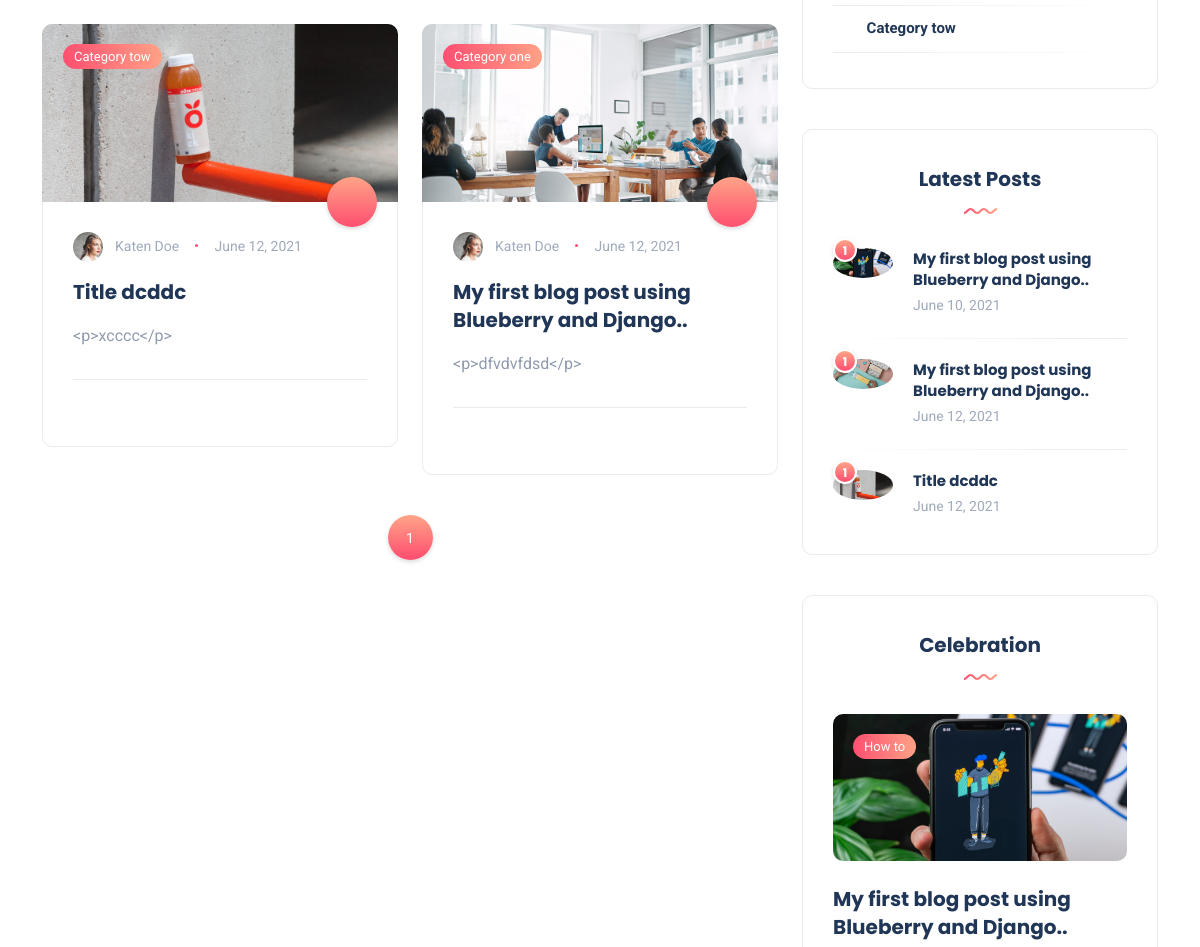
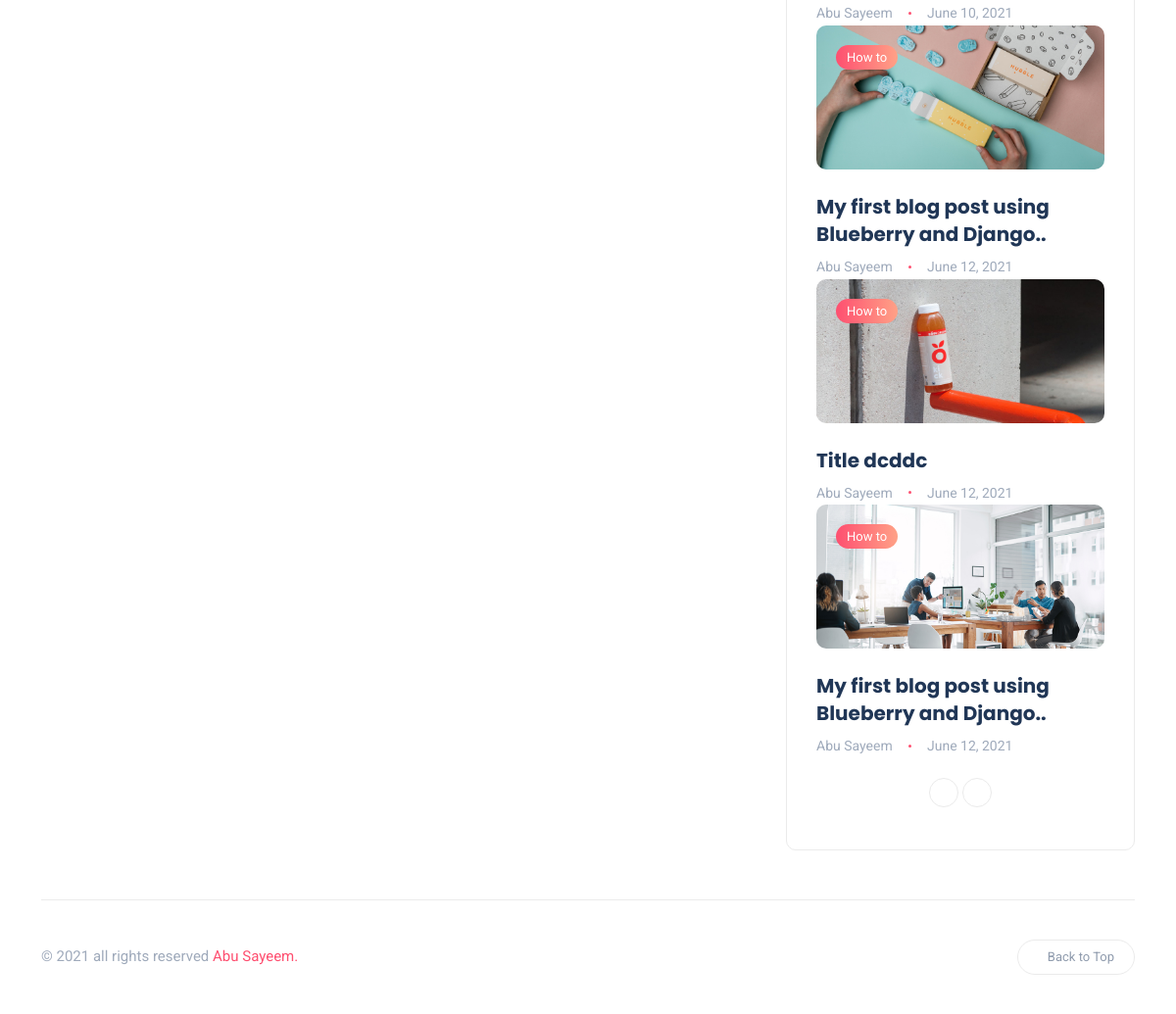
The app's page / (lower part), older data (2 pictures, top to bottom).
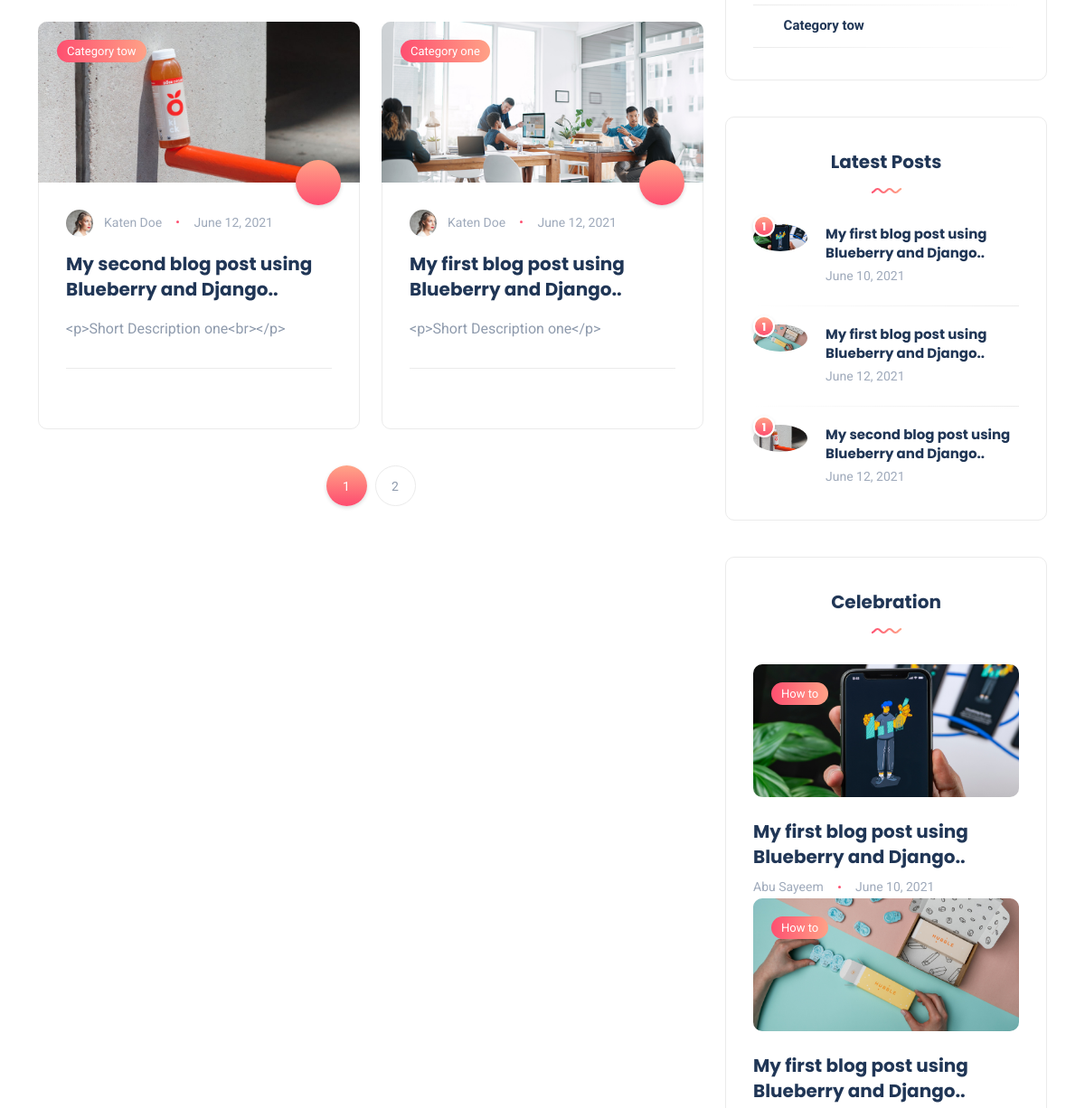
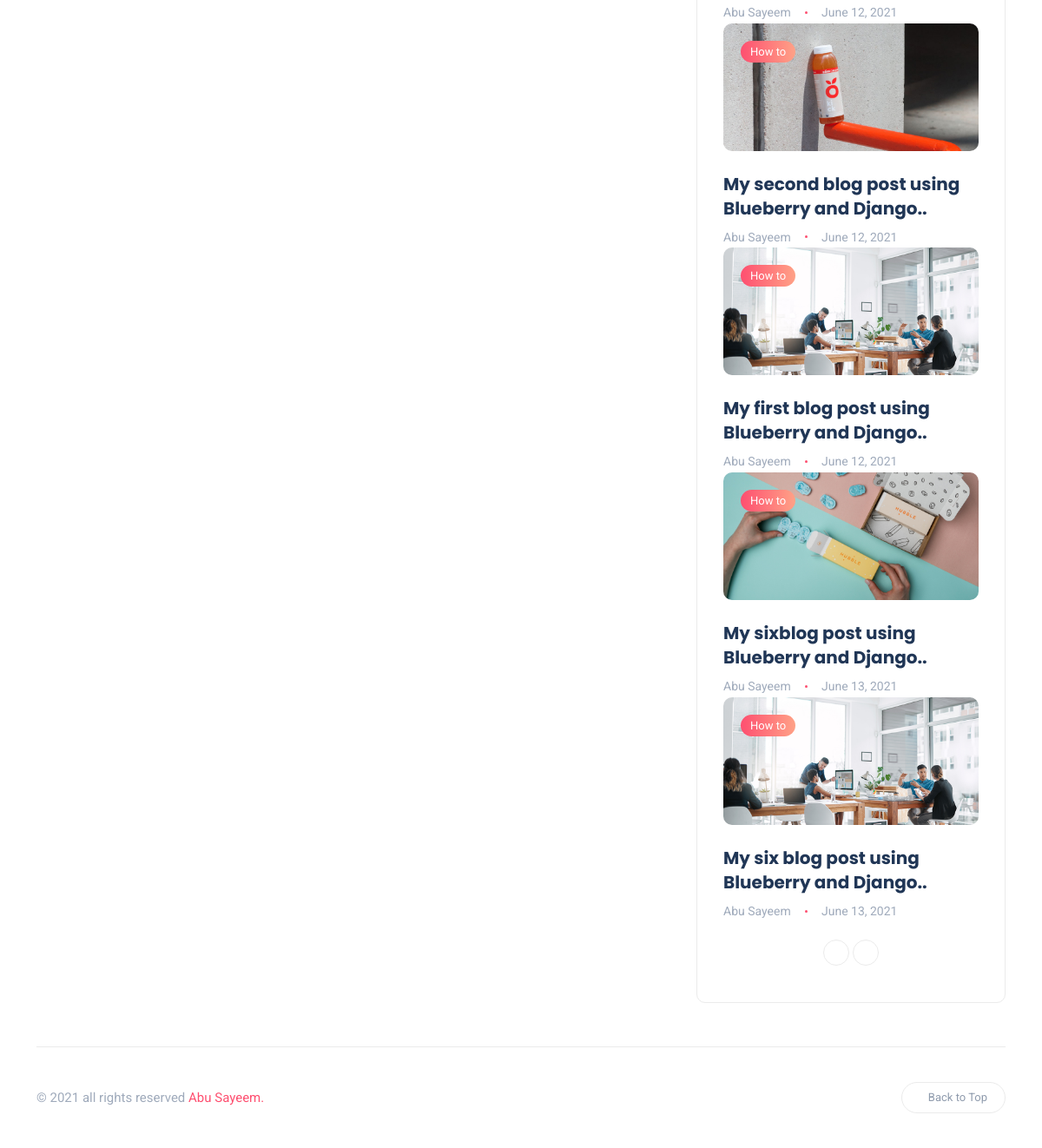
The same page, newer data (2 pictures, top to bottom).
### blog/models.py (models this page shows, shortened)
class Post(models.Model):
    category = models.ForeignKey(Category, blank=True, null=True, on_delete= models.CASCADE, related_name='posts')
    title = models.CharField(max_length=100)
    thumbnail = models.ImageField(upload_to='public/')
    slug = models.SlugField()
    short_description = models.TextField()
    description = models.TextField()
    tags = TaggableManager()
    creation = models.DateTimeField(auto_now_add=True)
    def get_absolute_url(self):
        return reverse("blog:blog_details", kwargs={
            "slug": self.slug
            })

class Category(models.Model):
    name = models.CharField(max_length=200)
    slug = models.SlugField(max_length=200,
                            unique=True)
    class Meta:
        ordering = ('name',)
        verbose_name = 'category'
        verbose_name_plural = 'categories'
    def get_absolute_url(self):
        return reverse("blog:blog_by_category", args={self.slug})

### blog/views.py (the view)
# urls.py: path('', views.blog_list, name='blog_list'),
def blog_list(request):
    categories = Category.objects.all()
    posts = Post.objects.all()
    latest_post = Post.objects.all()[:3]
    paginator = Paginator(posts, 4)
    page_number = request.GET.get('page')
    page_obj = paginator.get_page(page_number)
    context = {
        'posts': posts,
        'latest_post': latest_post,
        'categories': categories,
        'page_obj': page_obj
    }
    return render(request, 'blog/index.html', context)

### templates/blog/index.html (shortened to what this page needs)
{% load static %}
<!DOCTYPE html>
<html lang="en-US">
<head>
	<link rel="stylesheet" href="{% static 'blog/css/bootstrap.min.css' %}" type="text/css" media="all">
	<link rel="stylesheet" href="{% static 'blog/css/all.min.css' %}" type="text/css" media="all">
	<link rel="stylesheet" href="{% static 'blog/css/slick.css' %}" type="text/css" media="all">
	<link rel="stylesheet" href="{% static 'blog/css/simple-line-icons.css' %}" type="text/css" media="all">
	<link rel="stylesheet" href="{% static 'blog/css/style.css' %}" type="text/css" media="all">
</head>
<body>
<div class="site-wrapper">
	<section class="main-content mt-5">
		<div class="container-xl">
			<div class="row gy-4">
				<div class="col-lg-8">
                    <div class="row gy-4">
					{% for post in page_obj %}
                        <div class="col-sm-6">
                            <div class="post post-grid rounded bordered">
                                <div class="thumb top-rounded">
                                    <a href="category.html" class="category-badge position-absolute">{{ post.category.name }}</a>
                                    <span class="post-format">
                                    </span>
                                    <a href="{{ post.get_absolute_url}}">
                                        <div class="inner">
                                            <img src="{{ post.thumbnail.url }}" alt="post-title" />
                                        </div>
                                    </a>
                                </div>
                                <div class="details">
                                    <ul class="meta list-inline mb-0">
                                        <li class="list-inline-item"><a href="#"><img src="{% static 'blog/images/other/author-sm.png' %}" class="author" alt="author"/>Katen Doe</a></li>
                                        <li class="list-inline-item">{{ post.creation | date }}</li>
                                    </ul>
								<a href="{{ post.get_absolute_url}}">
                                    <h5 class="post-title mb-3 mt-3">{{ post.title }}</h5>
                                </a>
									<p class="excerpt mb-0">{{ post.short_description }}</p>
                                </div>
                                <div class="post-bottom clearfix d-flex align-items-center">
                                    <div class="social-share me-auto">
                                    </div>
                                </div>
                            </div>
                        </div>
					{% endfor %}
                    </div>
					<nav>
						<ul class="pagination justify-content-center">
						{% load l10n %}
						{% for post in page_obj.paginator.page_range %}
						{% if page_obj.number == post  %}
							<li class="page-item active" aria-current="page">
								<a href="?page={{ post }}">
								<span class="page-link">{{ post | localize }}</span>
								</a>
							</li>
							 {% else %}
						<li class="page-item">
							<a class="page-link" href="?page={{ post }}">{{ post }}</a>
						</li>
          {% endif %}
          {% endfor %}
						</ul>
					</nav>
				</div>
				<div class="col-lg-4">
					<div class="sidebar">
						<div class="widget rounded">
							<div class="widget-content">
								<ul class="list">
								{% for category in categories %}
									<li><a href="{{ category.get_absolute_url }}">{{ category.name }}</a>
								{% endfor %}
								</ul>
							</div>
						</div>
						<div class="widget rounded">
							<div class="widget-header text-center">
								<h3 class="widget-title">Latest Posts</h3>
								<img src="{% static 'blog/images/wave.svg' %}" class="wave" alt="wave" />
							</div>
							<div class="widget-content">
							{% for post in latest_post  %}
								<div class="post post-list-sm circle">
									<div class="thumb circle">
										<span class="number">1</span>
										<a href="">
											<div class="inner">
												<img src="{{ post.thumbnail.url }}" alt="post-title" />
											</div>
										</a>
									</div>
									<div class="details clearfix">
										<h6 class="post-title my-0"><a href="{{ category.get_absolute_url }}">{{ post.title }}</a></h6>
										<ul class="meta list-inline mt-1 mb-0">
											<li class="list-inline-item">{{ post.creation | date }}</li>
										</ul>
									</div>
								</div>
								{% endfor %}
							</div>
						</div>
						<div class="widget rounded">
							<div class="widget-header text-center">
								<h3 class="widget-title">Celebration</h3>
								<img src="{% static 'blog/images/wave.svg' %}" class="wave" alt="wave" />
							</div>
							<div class="widget-content">
								<div class="post-carousel-widget">
								{% for post in posts %}
									<div class="post post-carousel">
										<div class="thumb rounded">
											<a href="category.html" class="category-badge position-absolute">How to</a>
											<a href="blog-single.html">
												<div class="inner">
													<img src="{{ post.thumbnail.url }}" alt="post-title" />
												</div>
											</a>
										</div>
										<h5 class="post-title mb-0 mt-4"><a href="blog-single.html">{{ post.title }}</a></h5>
										<ul class="meta list-inline mt-2 mb-0">
											<li class="list-inline-item"><a href="#">Abu Sayeem</a></li>
											<li class="list-inline-item">{{ post.creation | date }}</li>
										</ul>
									</div>
								{% endfor %}
								</div>
								<div class="slick-arrows-bot">
									<button type="button" data-role="none" class="carousel-botNav-prev slick-custom-buttons" aria-label="Previous"></button>
									<button type="button" data-role="none" class="carousel-botNav-next slick-custom-buttons" aria-label="Next"></button>
								</div>
							</div>
						</div>
					</div>
				</div>
			</div>
		</div>
	</section>
	<footer>
		<div class="container-xl">
			<div class="footer-inner">
				<div class="row d-flex align-items-center gy-4">
					<div class="col-md-4">
						<span class="copyright">© 2021 all rights reserved <a href="/">Abu Sayeem.</a> </span>
					</div>
					<div class="col-md-4 text-center">
						<ul class="social-icons list-unstyled list-inline mb-0">
							<li class="list-inline-item"><a href="#"><i class="fab fa-facebook-f"></i></a></li>
							<li class="list-inline-item"><a href="#"><i class="fab fa-twitter"></i></a></li>
							<li class="list-inline-item"><a href="#"><i class="fab fa-instagram"></i></a></li>
							<li class="list-inline-item"><a href="#"><i class="fab fa-pinterest"></i></a></li>
							<li class="list-inline-item"><a href="#"><i class="fab fa-medium"></i></a></li>
							<li class="list-inline-item"><a href="#"><i class="fab fa-youtube"></i></a></li>
						</ul>
					</div>
					<div class="col-md-4">
						<a href="#" id="return-to-top" class="float-md-end">Back to Top</a>
					</div>
				</div>
			</div>
		</div>
	</footer>
</div>
</body>
</html>

Row changes from the older to the newer data that the page shows:
changed Post "Category tow": title "Title dcddc" → "My second blog post using Blueberry and Django.."; short_description "<p>xcccc</p>" → "<p>Short Description one<br></p>"
changed Post "Category one": short_description "<p>dfvdvfdsd</p>" → "<p>Short Description one</p>"
added Post: thumbnail (picture), title "My sixblog post using Blueberry and Django..", creation "June 13, 2021", shown under "Celebration"
added Post: thumbnail (picture), title "My six blog post using Blueberry and Django..", creation "June 13, 2021", shown under "Celebration"
Text that changed along with them:
new list line: "2"
